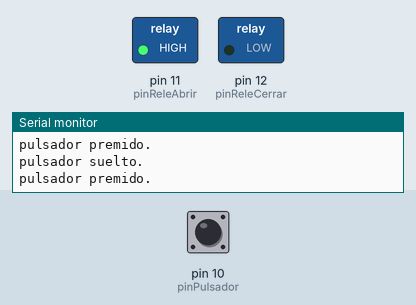
This sketch was run on a simulated Arduino Uno, built with avr-gcc and run on an emulated ATmega328P. Shown: switched loads named in the sketch (green lamp = pin HIGH), the last lines printed to the serial monitor. Dashed ring = blinking. The test bench sets the inputs (shaded band); at power-on: pin 10 (pinPulsador) HIGH.

Above: at 1.2 s.
1.3 s: pin 10 (pinPulsador) pulled LOW for 0.15 s
At 1.7 s:
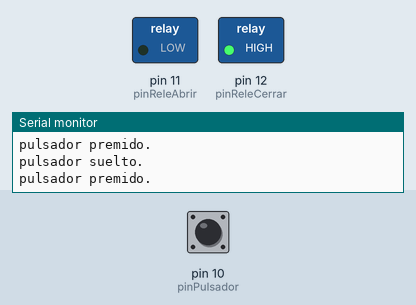
2.9 s: pin 10 (pinPulsador) pulled LOW for 1 s
At 4.2 s:
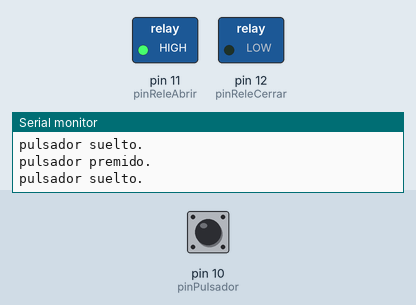
6.9 s: pin 10 (pinPulsador) pulsed LOW 5 times (0.12 s each, 0.3 s apart)
At 7.17 s:
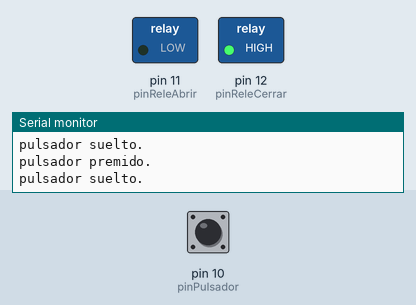
Timing chart, 0 to 9.9 s (numbered marks = the images above; inputs shaded):
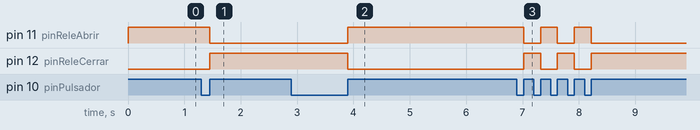

The sketch:

xanela01.ino
```cpp
// Define los pines pines de entrada y salida necesarios para controlar los relés de los motores
const int pinReleAbrir = 11; // Pin para el relé del motor 1 (bajar)
const int pinReleCerrar = 12; // Pin para el relé del motor 2 (subir)
const int pinPulsador = 10; // Pin para el pulsador

// Define las constantes para los estados de los relés
const int RELE_ENCENDIDO = LOW; // Los relés se activan con LOW

void setup() {
  // Inicializa los pines
  pinMode(pinReleAbrir, OUTPUT);
  pinMode(pinReleCerrar, OUTPUT);
  pinMode(pinPulsador, INPUT_PULLUP);
  Serial.begin(9600);
}

void loop() {
                   // Verifica si el pulsador está presionado
  if (digitalRead(pinPulsador) == 1) {
    abrirOcerrarVentana(); // Llama a la función para bajar o subir
    delay(70); // Espera un tiempo para evitar rebotes del pulsador
    while (digitalRead(pinPulsador) == 1){
     Serial.println("pulsador premido.");
      delay(20);
      {
        Serial.println("pulsador suelto.");
        }
      delay(20);

    }
  }
}

                            // Función para bajar o subir la ventana
void abrirOcerrarVentana() // Determina si la ventana está abierta o cerrada
{
  if (digitalRead(pinReleAbrir) == RELE_ENCENDIDO) // Si la ventana está abierta, ciérrala
  {

    digitalWrite(pinReleAbrir, !RELE_ENCENDIDO); // Apaga el relé de bajar
    digitalWrite(pinReleCerrar, RELE_ENCENDIDO); // Enciende el relé de subir
  } else {

    digitalWrite(pinReleAbrir, RELE_ENCENDIDO); // Enciende el relé de bajar
    digitalWrite(pinReleCerrar, !RELE_ENCENDIDO); // Apaga el relé de subir
  }
}
```

Measured:
- after the input at 1.3 s, pin 11 (pinReleAbrir): HIGH → LOW after 0.15 s; pin 12 (pinReleCerrar): LOW → HIGH after 0.15 s
- after the input at 2.9 s, pin 11 (pinReleAbrir): LOW → HIGH after 1.0 s; pin 12 (pinReleCerrar): HIGH → LOW after 1.0 s
- after the input at 6.9 s, pin 11 (pinReleAbrir): alternates HIGH for 0.30 s and LOW for 0.30 s, 5 changes in all, then stays LOW, starting after 0.12 s; pin 12 (pinReleCerrar): alternates HIGH for 0.30 s and LOW for 0.30 s, 5 changes in all, then stays HIGH, starting after 0.12 s
